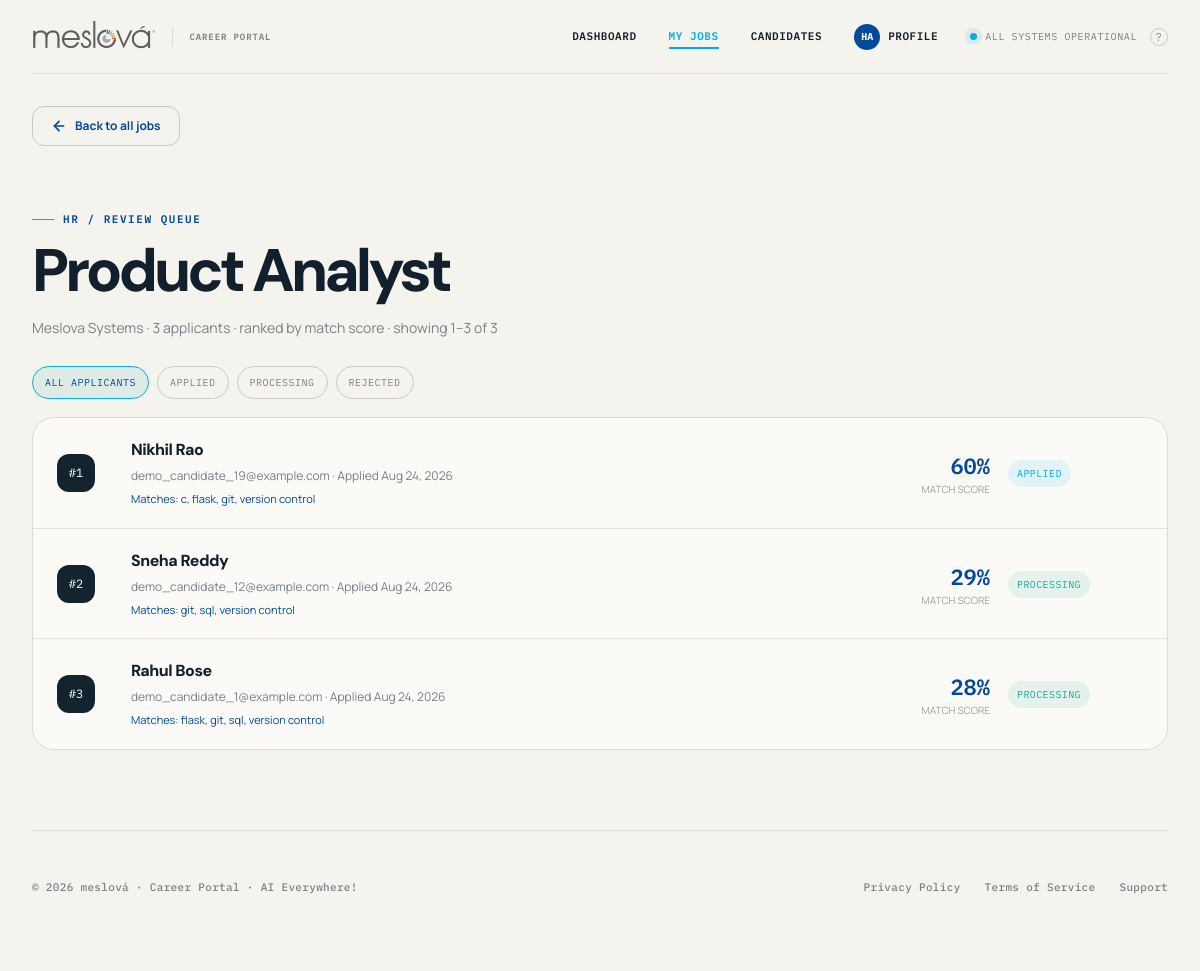
The page /hr/jobs/77/applicants/ (signed in) on the database its author committed.
### screening/models.py (models this page shows, shortened)
class Job(models.Model):
    STATUS_CHOICES = (
        ('open', 'Open'),
        ('closed', 'Closed'),
    )
    title = models.CharField(max_length=255)
    company = models.CharField(max_length=255)
    description = models.TextField()
    requirements = models.TextField(help_text="Key skills and requirements for matcher pipeline")
    location = models.CharField(max_length=255, blank=True, null=True)
    salary_range = models.CharField(max_length=100, blank=True, null=True)
    posted_by = models.ForeignKey(User, on_delete=models.CASCADE, related_name='posted_jobs')
    status = models.CharField(max_length=20, choices=STATUS_CHOICES, default='open')
    created_at = models.DateTimeField(auto_now_add=True)
    is_demo = models.BooleanField(default=False)

class Application(models.Model):
    STATUS_CHOICES = (
        ('applied', 'Applied'),
        ('processing', 'Processing'),
        ('rejected', 'Rejected'),
        ('hired', 'Hired'),
    )
    job = models.ForeignKey(Job, on_delete=models.CASCADE, related_name='applications')
    candidate = models.ForeignKey(UserProfile, on_delete=models.CASCADE, related_name='applications')
    resume = models.FileField(upload_to='application_resumes/')
    cover_letter = models.TextField(blank=True, null=True)
    match_score = models.FloatField(default=0.0)
    match_details = models.JSONField(blank=True, null=True)
    status = models.CharField(max_length=30, choices=STATUS_CHOICES, default='applied')
    applied_at = models.DateTimeField(auto_now_add=True)
    updated_at = models.DateTimeField(auto_now=True)

class UserProfile(models.Model):
    ROLE_CHOICES = (
        ('hr', 'HR / Recruiter'),
        ('candidate', 'Job Candidate'),
    )
    user = models.OneToOneField(User, on_delete=models.CASCADE, related_name='profile')
    role = models.CharField(max_length=20, choices=ROLE_CHOICES, default='candidate')
    company_name = models.CharField(max_length=255, blank=True, null=True)
    department = models.CharField(max_length=255, blank=True, null=True)
    headline = models.CharField(max_length=255, blank=True, null=True)
    bio = models.TextField(blank=True, null=True)
    skills = models.TextField(blank=True, null=True, help_text="Comma-separated skills")
    experience_years = models.FloatField(default=0.0)
    resume = models.FileField(upload_to='resumes/', blank=True, null=True)
    profile_picture = models.ImageField(upload_to='profile_pics/', blank=True, null=True)
    search_appearances = models.IntegerField(default=0)
    recruiter_actions = models.IntegerField(default=0)
    email_notifications_enabled = models.BooleanField(default=True)
    created_at = models.DateTimeField(auto_now_add=True)
    def get_completion_percentage(self):
        score = 40
        if self.role == 'hr':
            if self.company_name: score += 20
            if self.department: score += 20
            if self.profile_picture: score += 20
        else:
            if self.headline: score += 15
            if self.skills: score += 15
            if self.resume: score += 15
            if self.employment.exists(): score += 15
        return min(score, 100)

### screening/views.py (the view)
# urls.py: path("hr/jobs/<int:job_id>/applicants/", views.applicant_list, name="applicant_list"),
def applicant_list(request, job_id):
    denial = _require_role(request, 'hr')
    if denial:
        return denial
    job = get_object_or_404(Job, id=job_id, posted_by=request.user)
    status_filter = request.GET.get('status', '').strip()
    applications = Application.objects.filter(job=job).select_related('candidate__user').order_by('-match_score', '-applied_at')
    if status_filter in dict(Application.STATUS_CHOICES):
        applications = applications.filter(status=status_filter)
    paginator = Paginator(applications, 20)
    page_obj = paginator.get_page(request.GET.get('page'))
    return render(request, 'screening/applicants.html', {'job': job, 'applications': page_obj, 'page_obj': page_obj, 'status_filter': status_filter})

### screening/views.py (called while the page is built)
def _require_role(request, role):
    if not request.user.is_authenticated:
        return redirect('login')
    try:
        if request.user.profile.role != role:
            return redirect('candidate_dashboard' if role == 'hr' else 'hr_dashboard')
    except UserProfile.DoesNotExist:
        return redirect('landing')
    return None

### screening/templates/screening/applicants.html (shortened to what this page needs)
{% extends "screening/base.html" %}
{% block content %}
<a href="{% url 'my_jobs' %}" class="btn-back">
  <svg viewBox="0 0 24 24" fill="none" stroke="currentColor" stroke-width="2.5" stroke-linecap="round" stroke-linejoin="round"><line x1="19" y1="12" x2="5" y2="12"></line><polyline points="12 19 5 12 12 5"></polyline></svg>
  Back to all jobs
</a>
<section class="page-head">
  <div>
    <span class="eyebrow">HR / Review queue</span>
    <h1>{{ job.title }}</h1>
    <p>{{ job.company }} &middot; {{ job.applications.count }} applicant{{ job.applications.count|pluralize }} &middot; ranked by match score{% if page_obj.paginator.count %} &middot; showing {{ page_obj.start_index }}&ndash;{{ page_obj.end_index }} of {{ page_obj.paginator.count }}{% endif %}</p>
  </div>
</section>
<div class="filters"><a class="filter {% if not status_filter %}active{% endif %}" href="{% url 'applicant_list' job.id %}">All applicants</a><a class="filter " href="?status=applied">Applied</a><a class="filter " href="?status=processing">Processing</a><a class="filter " href="?status=rejected">Rejected</a></div>
<div class="applicant-list">
  {% if applications %}
    {% for application in applications %}
      <a class="applicant-row" href="{% url 'application_detail' application.id %}">
        <div class="rank">#{{ page_obj.start_index|add:forloop.counter0 }}</div>
        <div><div class="candidate-name">{{ application.candidate.user.get_full_name|default:application.candidate.user.username }}</div><div class="candidate-sub">{{ application.candidate.user.email }} &middot; Applied {{ application.applied_at|date:"M d, Y" }}</div>{% if application.match_details.error %}<div class="candidate-flag">⚠ Screening failed &mdash; not a real score</div>{% elif application.match_details.matched_skills %}<div class="candidate-skills">Matches: {{ application.match_details.matched_skills|join:", " }}</div>{% endif %}</div>
        <div class="score-box"><div class="score-number{% if application.match_details.error %} flagged{% endif %}">{{ application.match_score|floatformat:0 }}%</div><div class="score-label">{% if application.match_details.error %}screening error{% else %}match score{% endif %}</div></div>
        <div class="status-wrap"><span class="status status-{{ application.status }}">{{ application.get_status_display }}</span></div>
      </a>
    {% endfor %}
  {% else %}<div class="empty"><strong>No applicants in this view.</strong>Once candidates apply, they will be ranked against the job brief here.</div>{% endif %}
</div>
{% endblock %}

### screening/templates/screening/base.html (shortened to what this page needs)
<!DOCTYPE html>
<html lang="en">
<head>
</head>
<body>
<div class="site-shell {% if request.resolver_match.url_name == 'login' or request.resolver_match.url_name == 'register' or 'password_reset' in request.resolver_match.url_name %}auth-shell{% endif %}">
<div class="wrap">
  {% if request.resolver_match.url_name != 'login' and request.resolver_match.url_name != 'register' and 'password_reset' not in request.resolver_match.url_name %}
  <header class="top">
    {% load static %}
    <a class="brand-lockup" href="{% url 'landing' %}" aria-label="meslová home" style="display: flex; align-items: center; gap: 12px; text-decoration: none;">
      <img src="{% static 'images/meslova-logo.png' %}" alt="meslová logo" style="height: 70px; width: auto; filter: invert(0.15) contrast(1.2);">
      <span style="font-family: var(--mono); font-size: 9px; font-weight: 600; color: var(--muted); letter-spacing: 0.1em; text-transform: uppercase;">Career Portal</span>
    </a>
    <div class="top-status">
      {% if not user.is_authenticated %}
        <a href="{% url 'login' %}" class="nav-link {% if request.resolver_match.url_name == 'login' %}active{% endif %}">LOGIN</a>
        <a href="{% url 'register' %}" class="nav-link {% if request.resolver_match.url_name == 'register' %}active{% endif %}">REGISTRATION</a>
      {% else %}
        {% if user.profile.role == 'hr' %}
          <a href="{% url 'hr_dashboard' %}" class="nav-link {% if request.resolver_match.url_name == 'hr_dashboard' %}active{% endif %}">DASHBOARD</a>
          <a href="{% url 'my_jobs' %}" class="nav-link {% if request.resolver_match.url_name == 'my_jobs' or request.resolver_match.url_name == 'applicant_list' or request.resolver_match.url_name == 'application_detail' %}active{% endif %}">MY JOBS</a>
          <a href="{% url 'talent_pool' %}" class="nav-link {% if request.resolver_match.url_name == 'talent_pool' or request.resolver_match.url_name == 'candidate_directory_profile' %}active{% endif %}">CANDIDATES</a>
        {% endif %}
        <div class="profile-menu-container" style="position: relative; display: inline-block; margin-right: 24px;">
          <button id="profileDropdownBtn" onclick="toggleProfileDropdown()" style="background: none; border: none; cursor: pointer; display: flex; align-items: center; gap: 8px; font: inherit; color: var(--ink); padding: 0;">
            {% if user.profile.profile_picture %}
              <img src="{{ user.profile.profile_picture.url }}" alt="Profile" style="width: 26px; height: 26px; border-radius: 50%; object-fit: cover; border: 1px solid var(--line-strong);">
            {% else %}
              <div style="width: 26px; height: 26px; border-radius: 50%; background: var(--brand-blue); color: white; display: grid; place-items: center; font-size: 10px; font-weight: 700;">{{ user.username|slice:":2"|upper }}</div>
            {% endif %}
            <span style="font-weight: 600; font-size: 11px; letter-spacing: 0.05em;">PROFILE</span>
          </button>
        </div>
      {% endif %}
      <span style="display:inline-flex; align-items:center; gap:8px; color:var(--muted); font-family:var(--mono); font-size:10px; letter-spacing:.06em; text-transform:uppercase;">
        <span style="width:7px; height:7px; border-radius:50%; background:var(--teal); box-shadow:0 0 0 5px rgba(24,169,153,.12);"></span>
        ALL SYSTEMS OPERATIONAL
        <a href="{% url 'support' %}" class="help" title="Help &amp; Support" aria-label="Help &amp; Support">?</a>
      </span>
    </div>
  </header>
  {% endif %}
  {% block content %}{% endblock %}
  {% if request.resolver_match.url_name != 'login' and request.resolver_match.url_name != 'register' and 'password_reset' not in request.resolver_match.url_name %}
  <footer style="display: flex; justify-content: space-between; align-items: center; padding: 48px 0; border-top: 1px solid var(--line); margin-top: 80px; color: var(--muted); font-size: 11px; font-weight: 500;">
    <span>&copy; 2026 meslová &middot; Career Portal &middot; AI Everywhere!</span>
    <div style="display: flex; gap: 24px;">
      <a href="{% url 'privacy_policy' %}" style="color: var(--muted); text-decoration: none;">Privacy Policy</a>
      <a href="{% url 'terms_of_service' %}" style="color: var(--muted); text-decoration: none;">Terms of Service</a>
      <a href="{% url 'support' %}" style="color: var(--muted); text-decoration: none;">Support</a>
    </div>
  </footer>
  {% endif %}
</div>
</div>
</body>
</html>

### screening/templates/screening/base.html (style rules this page uses)
:root { --canvas: #f5f3ed; --canvas-raised: #fbfaf7; --ink: #12202d; --ink-soft: #263745; --muted: #77818a; --subtle: #9aa09f; --line: #dadbd4; --line-strong: #c7cbc6; --brand-blue: #004A99; --brand-cyan: #00AEEF; --brand-yellow: #FFD200; --brand-orange: #F7941E; --brand-red: #ED1C24; --brand-gray: #4A4A4A; --teal: var(--brand-cyan); --teal-deep: var(--brand-blue); --amber: var(--brand-orange); --panel: #13242e; --amber-soft: rgba(247, 148, 30, 0.12); --panel-raised: #1b323d; --red-flag: #bd614c; --mono: "IBM Plex Mono", "SFMono-Regular", Menlo, Consolas, monospace; --sans: "Manrope", -apple-system, BlinkMacSystemFont, "Segoe UI", sans-serif; --display: "DM Sans", var(--sans); --ease-out: cubic-bezier(.23,1,.32,1); }
* { box-sizing: border-box; }
html { scroll-behavior: smooth; }
body { margin: 0; background: var(--canvas); color: var(--ink); font-family: var(--sans); line-height: 1.5; }
a { color: inherit; }
button, input { font: inherit; }
button, a, input { -webkit-tap-highlight-color: transparent; }
.site-shell { min-height: 100vh; overflow: hidden; }
.wrap { max-width: 1240px; margin: 0 auto; padding: 0 32px 56px; }
header.top { display:flex; align-items:center; justify-content:space-between; min-height:74px; border-bottom:1px solid rgba(218,219,212,.9); }
.brand-lockup { display:inline-flex; align-items:center; gap:12px; text-decoration:none; }
.top-status { display:inline-flex; align-items:center; gap:8px; color:var(--muted); font-family:var(--mono); font-size:10px; letter-spacing:.06em; text-transform:uppercase; }
.top-status .help { width:18px; height:18px; display:grid; place-items:center; margin-left:5px; border:1px solid var(--line-strong); border-radius:50%; font-family:var(--sans); font-size:11px; color:inherit; text-decoration:none; cursor:pointer; transition: all 0.15s ease; }
.eyebrow { display:flex; align-items:center; gap:9px; color:var(--teal-deep); font-family:var(--mono); font-size:11px; font-weight:600; letter-spacing:.14em; line-height:1.3; text-transform:uppercase; }
.eyebrow::before { content:""; width:22px; height:1px; background:var(--teal); }
h1 { margin: 0; font-family:var(--display); font-size:clamp(1.6rem, 3vw, 2.2rem); font-weight:800; letter-spacing:-.065em; line-height:1.02; }
h2, h3, p { margin-top:0; }
footer { display:flex; justify-content:space-between; gap:20px; margin-top:70px; padding-top:18px; border-top:1px solid rgba(218,219,212,.9); color:var(--subtle); font-family:var(--mono); font-size:10px; letter-spacing:.03em; }
.btn-back { display: inline-flex; align-items: center; gap: 8px; padding: 10px 18px; border: 1px solid var(--line-strong); border-radius: 12px; color: var(--brand-blue); text-decoration: none; font-weight: 700; font-size: 12px; margin-top: 32px; margin-bottom: 8px; background: transparent; transition: all 0.2s var(--ease-out); }
.btn-back svg { width: 16px; height: 16px; transition: transform 0.2s var(--ease-out); }
.nav-link { text-decoration: none; margin-right: 24px; color: var(--ink); font-weight: 600; font-size: 11px; letter-spacing: 0.05em; display: flex; align-items: center; gap: 8px; transition: all 0.2s var(--ease-out); position: relative; padding: 4px 0; }
.nav-link::after { content: ""; position: absolute; bottom: 0; left: 0; width: 0; height: 2px; background: var(--brand-cyan); transition: width 0.2s var(--ease-out); }
.nav-link:hover::after, .nav-link.active::after { width: 100%; }
.nav-link.active { color: var(--brand-cyan); }

### rows shown on the page
Job: title "Product Analyst", company "Meslova Systems", applications.count "3"
Application: start_index|add "1", candidate.user.get_full_name "Nikhil Rao", candidate.user.email "demo_candidate_19@example.com", applied_at "Aug 24, 2026", match_details.matched_skills "c, flask, git, version control", match_score "60", shows "MATCH SCORE", status "APPLIED"
Application: start_index|add "2", candidate.user.get_full_name "Sneha Reddy", candidate.user.email "demo_candidate_12@example.com", applied_at "Aug 24, 2026", match_details.matched_skills "git, sql, version control", match_score "29", shows "MATCH SCORE", status "PROCESSING"
Application: start_index|add "3", candidate.user.get_full_name "Rahul Bose", candidate.user.email "demo_candidate_1@example.com", applied_at "Aug 24, 2026", match_details.matched_skills "flask, git, sql, version control", match_score "28", shows "MATCH SCORE", status "PROCESSING"

### other values the page prints
{{ user.username|slice:":2"|upper }} "HA"
{{ page_obj.start_index }} "1"
{{ page_obj.end_index }} "3"
{{ page_obj.paginator.count }} "3"
